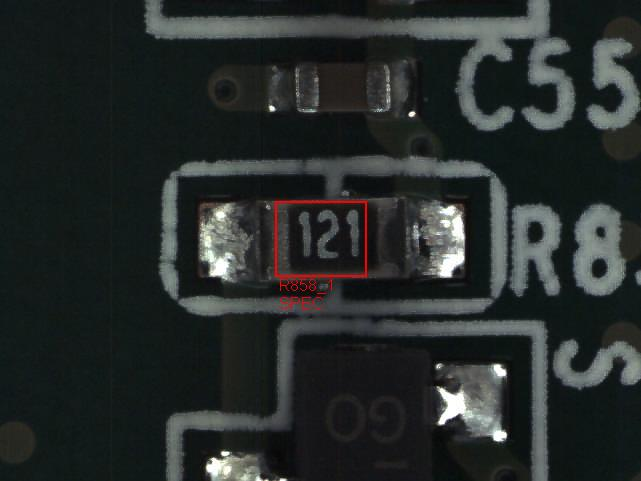
#> input picture test/121.png, 641 x 481 px
$ jupyter execute --allow-errors OCR_Method.ipynb
#> lines starting #> are read from the running program, lines starting #| are printed output that depends on the picture; after the words box and inside, x2 and y2 are one past the last pixel; in counts of white or black regions, pixels touching at a corner belong together
[cell 1]
import pytesseract
from PIL import Image
import cv2
import numpy as np
import imutils
import matplotlib.pyplot as plt
import PIL.ImageOps

# only use gray

[cell 2]
imgPath = 'test/121.png'
img = cv2.imread(imgPath)
#> img is the input picture: shape (481, 641, 3); mean B, G, R 43, 44, 39.1
img = cv2.fastNlMeansDenoisingColored(img,None,10,10,7,21)
gray = cv2.cvtColor(img, cv2.COLOR_BGR2GRAY)

[cell 3]
plt.imshow(gray)

[cell 4]
crap_img = gray[202:272,290:370]
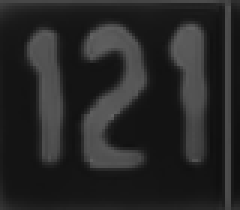
#> crap_img: shape (70, 80) (shown 3 times larger); min 15, max 101, mean 38.6
plt.imshow(crap_img)

#> (a cell that did not finish here is left out)

# Add gaussianblur, dilate

[cell 6]
imgPath = 'test/test2.png'
img = cv2.imread(imgPath)
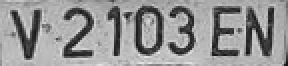
#> input picture test/test2.png, 144 x 33 px (shown 2 times larger)
#> img is the input picture: shape (33, 144, 3); min 17, max 232, mean 148.4
img = cv2.fastNlMeansDenoisingColored(img,None,10,10,7,21)
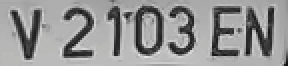
#> img: shape (33, 144, 3) (shown 2 times larger); mean B, G, R 148.4, 148.5, 148.5
gray = cv2.cvtColor(img, cv2.COLOR_BGR2GRAY)
#> gray: shape (33, 144)

[cell 7]
plt.imshow(gray)

[cell 8]
im_blur = cv2.GaussianBlur(gray,(5, 5), 0)
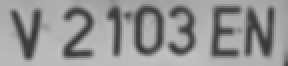
#> im_blur: shape (33, 144) (shown 2 times larger); min 54, max 194, mean 148.6
kernel = cv2.getStructuringElement(cv2.MORPH_RECT,(2,2))
im_dilate = cv2.dilate(im_blur,kernel)
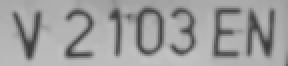
#> im_dilate: shape (33, 144) (shown 2 times larger); min 56, max 194, mean 158
_, im_th = cv2.threshold(im_dilate, 150, 255, cv2.THRESH_BINARY )
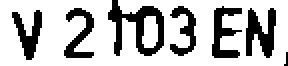
#> im_th: shape (33, 144) (shown 2 times larger); 73.6% white; 7 black regions (1 under 20 px), largest, box (x1, y1, x2, y2) and area: (54, 0, 82, 28) 335, (123, 4, 138, 29) 225, (106, 3, 121, 29) 196, (6, 5, 21, 30) 175, (32, 4, 47, 29) 169, (85, 3, 98, 28) 147

[cell 9]
plt.imshow(im_th)

#> (a cell that did not finish here is left out)

# another difficult picture

[cell 11]
imgPath = 'test/R88.png'
img = cv2.imread(imgPath)
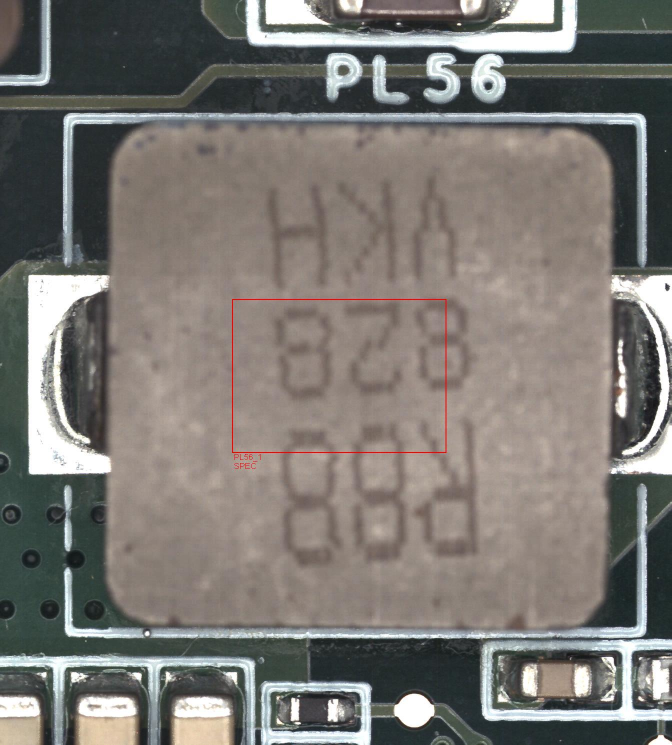
#> input picture test/R88.png, 1343 x 1489 px (shown at 1/2 size)
#> img is the input picture: shape (1489, 1343, 3); mean B, G, R 115.1, 119.8, 123.4
plt.imshow(img)
